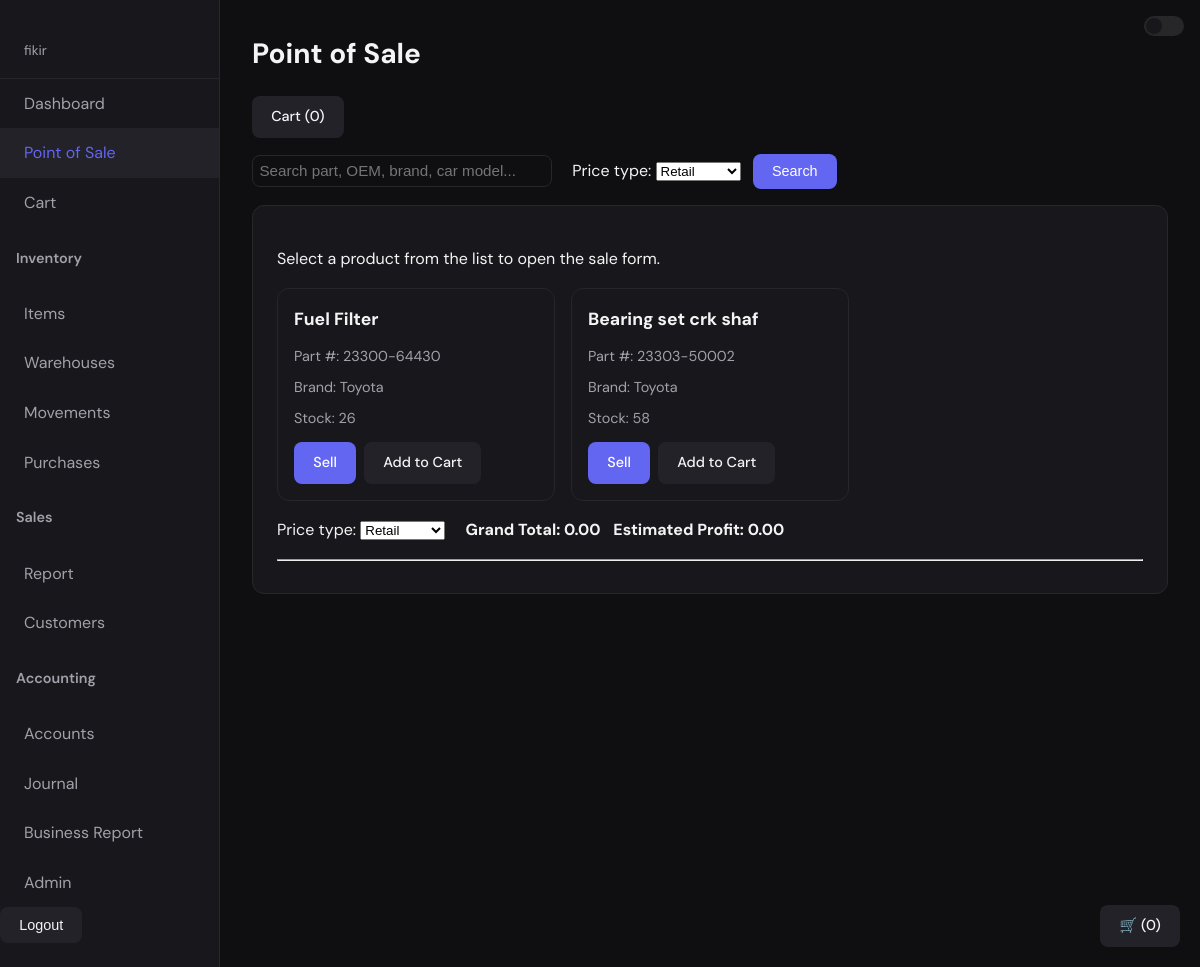
Screenshot of /sales/pos/ (signed in) with the database file from the repository.
### inventory/models.py (models this page shows, shortened)
class Product(models.Model):
    sku = models.CharField(max_length=50, unique=True, blank=True, help_text="Stock keeping unit")
    part_number = models.CharField(max_length=50, blank=True, help_text="OEM number")
    name = models.CharField(max_length=100)
    brand = models.CharField(max_length=50, blank=True)
    category = models.ForeignKey(Category, on_delete=models.SET_NULL, null=True, blank=True)
    quantity = models.PositiveIntegerField(default=0)
    reorder_level = models.PositiveIntegerField(default=0, help_text="Quantity at which to reorder")
    cost_price = models.FloatField(default=0)
    selling_price = models.FloatField()
    wholesale_price = models.FloatField(default=0)
    location = models.CharField(max_length=150, blank=True, help_text="Physical storage location (shelf, bin)")
    purpose = models.CharField(max_length=150, blank=True, help_text="Part purpose e.g. DIFFERENTIAL PINION")
    vehicle_application = models.TextField(blank=True, help_text="Car/vehicle types this part fits")
    compatibilities = models.ManyToManyField(
        "CarModel",
        blank=True,
        related_name="compatible_products",
        help_text="Vehicle models this part fits"
    )
    LOW_STOCK_THRESHOLD = 5

### sales/views.py (the view, shortened to what this page needs)
# urls.py: path("pos/", pos_view, name="pos"),
@login_required
def pos_view(request):
    products = Product.objects.all()
    cart = request.session.get("cart", {})
    cart_prices = request.session.get("cart_prices", {})
    cart_count = sum(cart.values())
    cart_items = []
    q = request.GET.get("q", "").strip()
    return render(request, "sales/pos.html", {"products": products, "cart_count": cart_count, "cart_items": cart_items})

### sales/templates/sales/pos.html (shortened to what this page needs)
{% extends "base.html" %}
{% block content %}
<h1>Point of Sale</h1>
<p><a href="{% url 'cart' %}" class="btn btn-secondary">Cart ({{ cart_count|default:0 }})</a></p>
<div id="cart-popup-trigger" class="btn btn-secondary" title="View Cart" style="position:fixed;bottom:20px;right:20px;cursor:pointer;z-index:1000;">
    🛒 ({{ cart_count|default:0 }})
</div>
<form method="get" style="margin-bottom:1rem;">
    <input type="text" name="q" placeholder="Search part, OEM, brand, car model..." value="{{ request.GET.q }}" style="width:300px; padding:0.4rem;">
    <label style="margin-left:1rem;">
        Price type:
        <select name="price_type">
            <option value="retail" {% if request.GET.price_type != 'wholesale' %}selected{% endif %}>Retail</option>
        </select>
    </label>
    <button type="submit" class="btn" style="margin-left:0.5rem;">Search</button>
</form>
<div class="card">
    <form method="post" id="sale-form">
        <p>Select a product from the list to open the sale form.</p>
        <div class="product-grid">
    {% for p in products %}
    <div class="product-card">
        <h3>{{ p.name }}</h3>
        <p>Part #: {{ p.part_number|default:'—' }}</p>
        <p>Brand: {{ p.brand|default:'—' }}</p>
        <p>Stock: {{ p.quantity }}</p>
        <div style="margin-top:0.5rem; display:flex; gap:0.5rem;">
            <a href="{% url 'pos_single' p.id %}" class="btn">Sell</a>
            <a href="{% url 'add_to_cart' p.id %}" class="btn-secondary btn">Add to Cart</a>
        </div>
    </div>
    {% empty %}
    <p>No products available. Add products via Admin.</p>
    {% endfor %}
</div>
        <p style="margin-top: 1rem;">
            <label>Price type:
                <select id="price-type-select" name="price_type" form="sale-form">
                    <option value="retail" {% if request.GET.price_type != 'wholesale' %}selected{% endif %}>Retail</option>
                </select>
            </label>
            <strong style="margin-left:1rem;">Grand Total: <span id="grand-total">0.00</span></strong>
            &nbsp;&nbsp;<strong>Estimated Profit: <span id="grand-profit">0.00</span></strong>
        </p>
        <hr>
    </form>
</div>
{% endblock %}

### templates/base.html (shortened to what this page needs)
<!DOCTYPE html>
<html lang="en">
<head>
</head>
<body>
    <div class="theme-switch-container">
        <label class="switch">
            <span class="slider round"></span>
        </label>
    </div>
    <div class="layout">
        {% if user.is_authenticated %}
        <nav>
            <div class="nav-user">{{ user.get_username }}</div>
            <a href="{% url 'dashboard' %}" class="{% if request.resolver_match.url_name == 'dashboard' %}active{% endif %}">Dashboard</a>
            <a href="{% url 'pos' %}" class="{% if request.resolver_match.url_name == 'pos' %}active{% endif %}">Point of Sale</a>
            <a href="{% url 'cart' %}" class="{% if request.resolver_match.url_name == 'cart' %}active{% endif %}">Cart</a>
            <h4 style="margin-left:1rem; color:var(--text-muted); font-weight:600; font-size:0.9rem;">Inventory</h4>
            <a href="{% url 'product_list' %}" class="{% if request.resolver_match.url_name == 'product_list' or request.resolver_match.url_name == 'import_inventory' %}active{% endif %}">Items</a>
            <a href="{% url 'warehouse_list' %}" class="{% if request.resolver_match.url_name == 'warehouse_list' %}active{% endif %}">Warehouses</a>
            <a href="{% url 'stockmovement_list' %}" class="{% if request.resolver_match.url_name == 'stockmovement_list' %}active{% endif %}">Movements</a>
            <a href="{% url 'purchase_list' %}" class="{% if request.resolver_match.url_name == 'purchase_list' or request.resolver_match.url_name == 'purchase_add' %}active{% endif %}">Purchases</a>
            <h4 style="margin-left:1rem; color:var(--text-muted); font-weight:600; font-size:0.9rem;">Sales</h4>
            <a href="{% url 'sales_report' %}" class="{% if request.resolver_match.url_name == 'sales_report' %}active{% endif %}">Report</a>
            <a href="{% url 'customer_list' %}" class="{% if request.resolver_match.url_name == 'customer_list' %}active{% endif %}">Customers</a>
            <h4 style="margin-left:1rem; color:var(--text-muted); font-weight:600; font-size:0.9rem;">Accounting</h4>
            <a href="{% url 'account_list' %}" class="{% if request.resolver_match.url_name == 'account_list' %}active{% endif %}">Accounts</a>
            <a href="{% url 'journalentry_list' %}" class="{% if request.resolver_match.url_name == 'journalentry_list' %}active{% endif %}">Journal</a>
            <a href="{% url 'business_report' %}" class="{% if request.resolver_match.url_name == 'business_report' %}active{% endif %}">Business Report</a>
            {% if user.is_staff %}
            <a href="/admin/">Admin</a>
            {% endif %}
            <form method="post" action="{% url 'logout' %}" style="margin-top:auto;">
                <button type="submit" class="btn btn-secondary">Logout</button>
            </form>
        </nav>
        {% else %}
        <nav>
            <a href="{% url 'login' %}" class="btn btn-secondary" style="margin:1rem;">Login</a>
        </nav>
        {% endif %}
        <main>
            {% block content %}{% endblock %}
        </main>
    </div>
</body>
</html>

### templates/base.html (style rules this page uses)
.theme-switch-container { position: fixed; top: 1rem; right: 1rem; z-index: 1000; }
.switch { position: relative; display: inline-block; width: 40px; height: 20px; }
.slider { position: absolute; cursor: pointer; top: 0; left: 0; right: 0; bottom: 0; background-color: var(--border); transition: .4s; border-radius: 20px; }
.slider:before { position: absolute; content: ""; height: 16px; width: 16px; left: 2px; bottom: 2px; background-color: var(--bg-card); transition: .4s; border-radius: 50%; }
:root { --bg: #0f0f12; --bg-card: #18181c; --bg-hover: #222228; --accent: #6366f1; --accent-hover: #818cf8; --text: #f4f4f5; --text-muted: #a1a1aa; --border: #27272a; --success: #22c55e; --error: #ef4444; }
* { box-sizing: border-box; }
body { font-family: 'DM Sans', sans-serif; background: var(--bg); color: var(--text); margin: 0; min-height: 100vh; line-height: 1.6; }
.layout { display: flex; min-height: 100vh; }
nav { width: 220px; background: var(--bg-card); border-right: 1px solid var(--border); padding: 1.5rem 0; }
nav a { display: block; padding: 0.75rem 1.5rem; color: var(--text-muted); text-decoration: none; transition: all 0.2s; }
nav a:hover, nav a.active { color: var(--accent); background: var(--bg-hover); }
main { flex: 1; padding: 2rem; max-width: 1200px; margin: 0 auto; }
.card { background: var(--bg-card); border: 1px solid var(--border); border-radius: 12px; padding: 1.5rem; margin-bottom: 1.5rem; }
h1, h2 { margin-top: 0; }
h1 { font-size: 1.75rem; }
.btn { display: inline-block; padding: 0.6rem 1.2rem; background: var(--accent); color: white; border: none; border-radius: 8px; font-size: 0.9rem; font-weight: 500; cursor: pointer; text-decoration: none; transition: background 0.2s; }
.btn-secondary { background: var(--bg-hover); color: var(--text); }
input[type="text"], input[type="number"], input[type="password"], input[type="date"] { padding: 0.6rem 1rem; background: var(--bg); border: 1px solid var(--border); border-radius: 8px; color: var(--text); font-size: 0.95rem; }
.nav-user { padding: 1rem 1.5rem; font-size: 0.85rem; color: var(--text-muted); border-bottom: 1px solid var(--border); }

### sales/templates/sales/pos.html (style rules this page uses)
.product-grid { display: grid; grid-template-columns: repeat(auto-fill,minmax(220px,1fr)); gap: 1rem; }
.product-card { background: var(--bg-card); border: 1px solid var(--border); border-radius: 12px; padding: 1rem; display: flex; flex-direction: column; justify-content: space-between; transition: transform 0.2s, box-shadow 0.2s; }
.product-card h3 { margin: 0 0 0.5rem; font-size: 1.1rem; }
.product-card p { margin: 0.25rem 0; font-size: 0.9rem; color: var(--text-muted); }

### rows the page displays
Product: name "Fuel Filter", part_number "23300-64430", brand "Toyota", quantity "26"
Product: name "Bearing set crk shaf", part_number "23303-50002", brand "Toyota", quantity "58"

### other values shown
{{ user.get_username }} "fikir"
{{ cart_count|default:0 }} "0"
